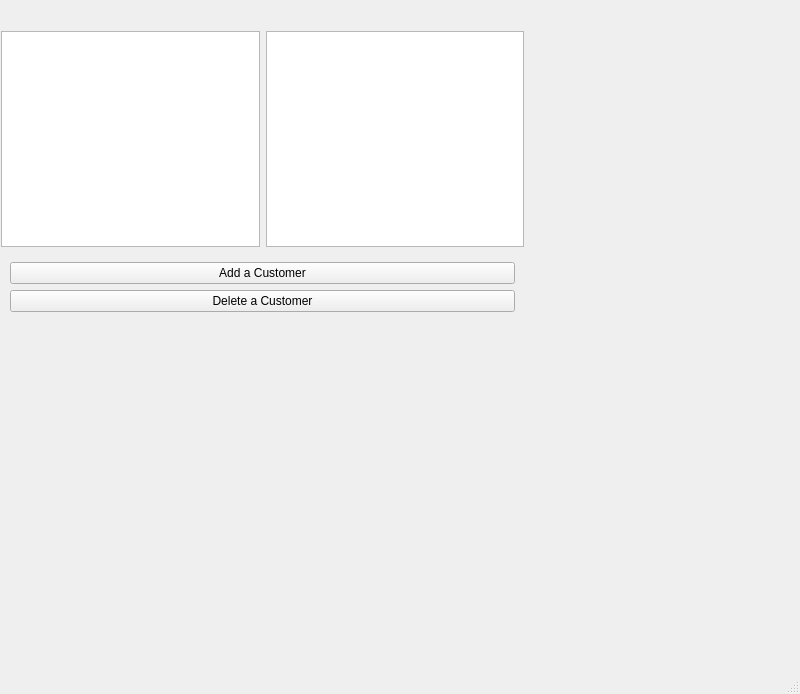
<?xml version="1.0" encoding="UTF-8"?>
<ui version="4.0">
 <class>ManagerWindow</class>
 <widget class="QMainWindow" name="ManagerWindow">
  <property name="geometry">
   <rect>
    <x>0</x>
    <y>0</y>
    <width>800</width>
    <height>694</height>
   </rect>
  </property>
  <property name="windowTitle">
   <string>MainWindow</string>
  </property>
  <widget class="QWidget" name="centralwidget">
   <widget class="QWidget" name="layoutWidget">
    <property name="geometry">
     <rect>
      <x>1</x>
      <y>31</y>
      <width>523</width>
      <height>290</height>
     </rect>
    </property>
    <layout class="QVBoxLayout" name="verticalLayout_2">
     <item>
      <layout class="QHBoxLayout" name="horizontalLayout">
       <item>
        <widget class="QTableWidget" name="accountDetailTable"/>
       </item>
       <item>
        <widget class="QTableWidget" name="customerTableWidget"/>
       </item>
      </layout>
     </item>
     <item>
      <widget class="QWidget" name="buttonSection" native="true">
       <property name="mouseTracking">
        <bool>false</bool>
       </property>
       <layout class="QVBoxLayout" name="verticalLayout">
        <item>
         <widget class="QPushButton" name="addCustomerButton4">
          <property name="text">
           <string>Add a Customer</string>
          </property>
         </widget>
        </item>
        <item>
         <widget class="QPushButton" name="deleteCustomerButton">
          <property name="text">
           <string>Delete a Customer</string>
          </property>
         </widget>
        </item>
       </layout>
      </widget>
     </item>
    </layout>
   </widget>
  </widget>
  <widget class="QMenuBar" name="menubar">
   <property name="geometry">
    <rect>
     <x>0</x>
     <y>0</y>
     <width>800</width>
     <height>25</height>
    </rect>
   </property>
  </widget>
  <widget class="QStatusBar" name="statusbar"/>
 </widget>
 <resources/>
 <connections/>
</ui>
